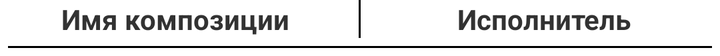
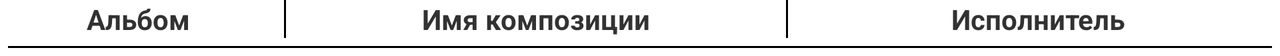

One screen, two layout resources from the same app: the default and the repository's alternative for another configuration. Each is rendered where Android would select it; the XML of both is given below.
<!-- AndroidManifest.xml: application theme AppTheme -->
<!-- res/layout/table_header.xml -->
<?xml version="1.0" encoding="utf-8"?>
<LinearLayout
    xmlns:android="http://schemas.android.com/apk/res/android"
    android:id="@+id/tableHeadVerticalLinearLayout"
    android:layout_width="match_parent"
    android:layout_height="wrap_content"
    android:orientation="vertical"
    android:weightSum="100">

    <LinearLayout
        android:layout_width="match_parent"
        android:layout_height="wrap_content"
        android:orientation="horizontal">

        <TextView
            android:layout_width="0dp"
            android:layout_height="wrap_content"
            android:layout_weight="49"
            android:gravity="center"
            android:text="@string/song_name"
            android:textStyle="bold" />

        <View
            android:layout_width="1dp"
            android:layout_height="match_parent"
            android:layout_marginLeft="4dp"
            android:layout_marginRight="4dp"
            android:background="@android:color/black" />

        <TextView
            android:layout_width="0dp"
            android:layout_height="wrap_content"
            android:layout_weight="49"
            android:gravity="center"
            android:text="@string/artist"
            android:textStyle="bold" />
    </LinearLayout>

    <View
        android:layout_width="match_parent"
        android:layout_height="1dp"
        android:layout_margin="4dp"
        android:background="@android:color/black" />
</LinearLayout>
<!-- resources referenced by this layout -->
<resources>
  <string name="artist">Исполнитель</string>
  <string name="song_name">Имя композиции</string>
  <style name="AppTheme" parent="android:Theme.Holo.Light.DarkActionBar">
          
      </style>
</resources>
<!-- res/layout-land/table_header.xml (the repository's variant of the layout above) -->
<!-- drawn on the phone turned sideways -->
<?xml version="1.0" encoding="utf-8"?>
<LinearLayout
    xmlns:android="http://schemas.android.com/apk/res/android"
    android:layout_width="match_parent"
    android:layout_height="wrap_content"
    android:orientation="vertical"
    android:weightSum="100">

    <LinearLayout
        android:layout_width="match_parent"
        android:layout_height="wrap_content"
        android:gravity="center"
        android:orientation="horizontal">

        <TextView
            android:layout_width="0dp"
            android:layout_height="wrap_content"
            android:layout_weight="20"
            android:gravity="center"
            android:text="Альбом"
            android:textStyle="bold" />

        <View
            android:layout_width="1dp"
            android:layout_height="match_parent"
            android:layout_marginLeft="4dp"
            android:layout_marginRight="4dp"
            android:background="@android:color/black" />

        <TextView
            android:layout_width="0dp"
            android:layout_height="wrap_content"
            android:layout_weight="35"
            android:gravity="center"
            android:text="@string/song_name"
            android:textStyle="bold" />

        <View
            android:layout_width="1dp"
            android:layout_height="match_parent"
            android:layout_marginLeft="4dp"
            android:layout_marginRight="4dp"
            android:background="@android:color/black" />

        <TextView
            android:layout_width="0dp"
            android:layout_height="wrap_content"
            android:layout_weight="35"
            android:gravity="center"
            android:text="@string/artist"
            android:textStyle="bold" />
    </LinearLayout>
    <View
        android:layout_width="match_parent"
        android:layout_height="1dp"
        android:layout_margin="4dp"
        android:background="@android:color/black" />
</LinearLayout>
